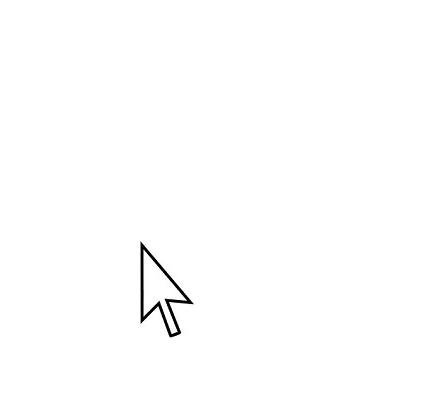
#> input picture Template Matching/FirstFrame.jpg, 433 x 413 px
$ python 'Internet Code.py'
#> lines starting #> are read from the running program, lines starting #| are printed output that depends on the picture
import cv2 as cv
import numpy as np
from matplotlib import pyplot as plt
img = cv.imread('FirstFrame.jpg',0)
#> img is the input picture: shape (413, 433); min 0, max 255, mean 253.8
# img2 = img.copy()
template = cv.imread('reference.jpg',0)
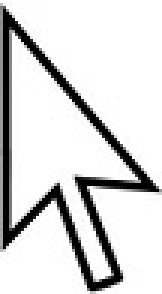
#> input picture Template Matching/reference.jpg, 54 x 98 px (shown 3 times larger)
#> template is the input picture: shape (98, 54); min 0, max 255, mean 215.5
w, h = template.shape[::-1]
#> w = 54; h = 98
# All the 6 methods for comparison in a list
methods = ['cv.TM_CCOEFF', 'cv.TM_CCOEFF_NORMED', 'cv.TM_CCORR',
            'cv.TM_CCORR_NORMED', 'cv.TM_SQDIFF', 'cv.TM_SQDIFF_NORMED']
for meth in methods:
    img1 = img.copy()
    method = eval(meth)
    # Apply template Matching
    res = cv.matchTemplate(img1,template,method)
    min_val, max_val, min_loc, max_loc = cv.minMaxLoc(res)
    # If the method is TM_SQDIFF or TM_SQDIFF_NORMED, take minimum
    if method in [cv.TM_SQDIFF, cv.TM_SQDIFF_NORMED]:
        top_left = min_loc
    else:
        top_left = max_loc
    bottom_right = (top_left[0] + 100, top_left[1] + 100)
    cv.rectangle(img1,top_left, bottom_right, (255,0,0), 2)
    cv.imshow("Res",img1)
    key = cv.waitKey(0)
    plt.subplot(121),plt.imshow(res,cmap = 'gray')
    plt.title('Matching Result'), plt.xticks([]), plt.yticks([])
    plt.subplot(122),plt.imshow(img1,cmap = 'gray')
    plt.title('Detected Point'), plt.xticks([]), plt.yticks([])
    plt.suptitle(meth)
    plt.show()
#> this loop made 6 passes; (key Esc is pressed on pass 1)
#> (min_val, max_val, min_loc, top_left, bottom_right) on passes 1 to 4: (-4176697.5, 37379692, (132, 254), (140, 240), (240, 340)), (-0.132, 0.998, (122, 299), (140, 240), (240, 340)), (242795264, 290868128, (137, 247), (8, 143), (108, 243)), (0.856, 1, (137, 248), (140, 240), (240, 340))
#> (min_val, max_val, max_loc, top_left, bottom_right) on passes 5 to 6: (122080, 81438592, (137, 248), (140, 240), (240, 340)), (0.000432, 0.287, (137, 248), (140, 240), (240, 340))
#> pass 1, `res = cv.matchTemplate(img1,template,method)`:
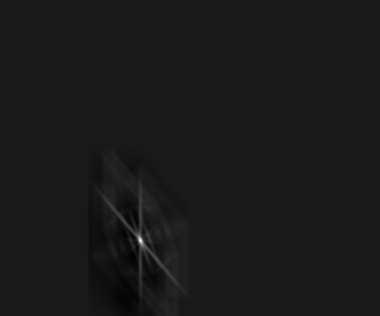
#> res: shape (316, 380) float32; min -4176697.5, max 37379692, mean 4343.8; drawn with min black and max white
#> pass 1, `cv.imshow("Res",img1)`:
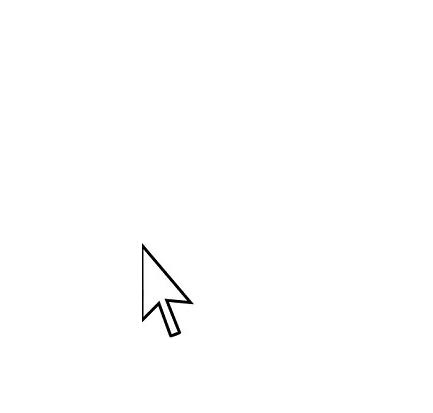
#> window 'Res': shape (413, 433); min 0, max 255, mean 254
#> pass 1, `plt.show()`:
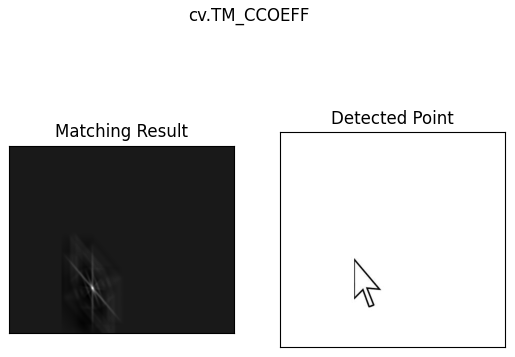
#> figure drawn by matplotlib, 2 panels
#> pass 3, `res = cv.matchTemplate(img1,template,method)`:
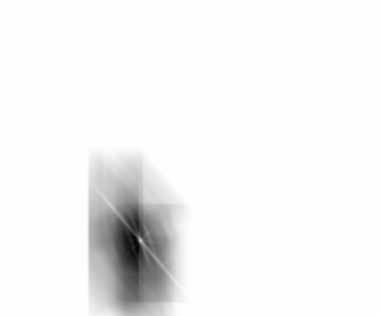
#> res: shape (316, 380) float32; min 242795264, max 290868128, mean 288900640; drawn with min black and max white
#> after the loop:
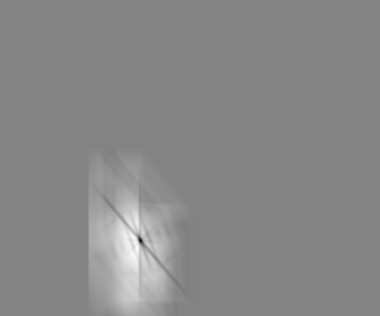
#> res: shape (316, 380) float32; min 0.000432, max 0.287, mean 0.152; drawn with min black and max white
